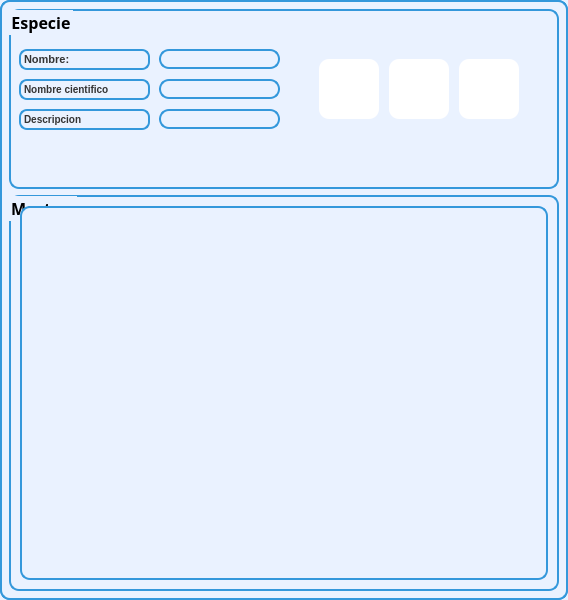
<?xml version="1.0" encoding="UTF-8"?>
<ui version="4.0">
 <class>EspecieScreen</class>
 <widget class="QMainWindow" name="EspecieScreen">
  <property name="geometry">
   <rect>
    <x>0</x>
    <y>0</y>
    <width>568</width>
    <height>600</height>
   </rect>
  </property>
  <property name="minimumSize">
   <size>
    <width>568</width>
    <height>600</height>
   </size>
  </property>
  <property name="maximumSize">
   <size>
    <width>568</width>
    <height>600</height>
   </size>
  </property>
  <property name="windowTitle">
   <string>Especie</string>
  </property>
  <property name="styleSheet">
   <string notr="true">border: 2px solid #3498db;
border-radius: 10px;

background-color: #eaf2ff;</string>
  </property>
  <widget class="QWidget" name="centralwidget">
   <layout class="QVBoxLayout" name="verticalLayout">
    <item>
     <widget class="QGroupBox" name="groupBox">
      <property name="minimumSize">
       <size>
        <width>550</width>
        <height>180</height>
       </size>
      </property>
      <property name="maximumSize">
       <size>
        <width>551</width>
        <height>180</height>
       </size>
      </property>
      <property name="font">
       <font>
        <family>Arial Black</family>
        <pointsize>12</pointsize>
        <weight>75</weight>
        <bold>true</bold>
       </font>
      </property>
      <property name="styleSheet">
       <string notr="true">background-color:#eaf2ff;</string>
      </property>
      <property name="title">
       <string>Especie</string>
      </property>
      <widget class="QLabel" name="label">
       <property name="geometry">
        <rect>
         <x>10</x>
         <y>40</y>
         <width>131</width>
         <height>21</height>
        </rect>
       </property>
       <property name="styleSheet">
        <string notr="true">background-color: #eaf2ff;
border: 2px solid #3498db;
border-radius: 8px;
color: #333333;
font-size: 11px;
font-weight: bold;
text-align: center;</string>
       </property>
       <property name="text">
        <string>Nombre:</string>
       </property>
      </widget>
      <widget class="QLineEdit" name="line_nombre">
       <property name="geometry">
        <rect>
         <x>150</x>
         <y>40</y>
         <width>121</width>
         <height>20</height>
        </rect>
       </property>
      </widget>
      <widget class="QLabel" name="label_2">
       <property name="geometry">
        <rect>
         <x>10</x>
         <y>70</y>
         <width>131</width>
         <height>21</height>
        </rect>
       </property>
       <property name="styleSheet">
        <string notr="true">background-color: #eaf2ff;
border: 2px solid #3498db;
border-radius: 8px;
color: #333333;
font-size: 10px;
font-weight: bold;
text-align: center;</string>
       </property>
       <property name="text">
        <string>Nombre cientifico</string>
       </property>
       <property name="textFormat">
        <enum>Qt::AutoText</enum>
       </property>
      </widget>
      <widget class="QLineEdit" name="line_nombreCientifico">
       <property name="geometry">
        <rect>
         <x>150</x>
         <y>70</y>
         <width>121</width>
         <height>20</height>
        </rect>
       </property>
      </widget>
      <widget class="QLabel" name="label_3">
       <property name="geometry">
        <rect>
         <x>10</x>
         <y>100</y>
         <width>131</width>
         <height>21</height>
        </rect>
       </property>
       <property name="styleSheet">
        <string notr="true">background-color: #eaf2ff;
border: 2px solid #3498db;
border-radius: 8px;
color: #333333;
font-size: 10px;
font-weight: bold;
text-align: center;</string>
       </property>
       <property name="text">
        <string>Descripcion</string>
       </property>
      </widget>
      <widget class="QLineEdit" name="line_descripcion">
       <property name="geometry">
        <rect>
         <x>150</x>
         <y>100</y>
         <width>121</width>
         <height>20</height>
        </rect>
       </property>
      </widget>
      <widget class="QPushButton" name="btn_agregar">
       <property name="geometry">
        <rect>
         <x>310</x>
         <y>50</y>
         <width>60</width>
         <height>60</height>
        </rect>
       </property>
       <property name="minimumSize">
        <size>
         <width>55</width>
         <height>55</height>
        </size>
       </property>
       <property name="maximumSize">
        <size>
         <width>60</width>
         <height>60</height>
        </size>
       </property>
       <property name="layoutDirection">
        <enum>Qt::RightToLeft</enum>
       </property>
       <property name="styleSheet">
        <string notr="true">QPushButton{
background-color: white;
border: none;
}

QPushButton:hover{
background-color: black;
border-top-left-radius: 20px;
border-bottom-left-radius: 20px;
color: rgb(0, 0, 0);
}</string>
       </property>
       <property name="text">
        <string/>
       </property>
       <property name="icon">
        <iconset>
         <normaloff>../../../Images/Botones Interfaz/agregar.png</normaloff>../../../Images/Botones Interfaz/agregar.png</iconset>
       </property>
       <property name="iconSize">
        <size>
         <width>50</width>
         <height>50</height>
        </size>
       </property>
      </widget>
      <widget class="QPushButton" name="btn_editar">
       <property name="geometry">
        <rect>
         <x>380</x>
         <y>50</y>
         <width>60</width>
         <height>60</height>
        </rect>
       </property>
       <property name="minimumSize">
        <size>
         <width>55</width>
         <height>55</height>
        </size>
       </property>
       <property name="maximumSize">
        <size>
         <width>60</width>
         <height>60</height>
        </size>
       </property>
       <property name="layoutDirection">
        <enum>Qt::RightToLeft</enum>
       </property>
       <property name="styleSheet">
        <string notr="true">QPushButton{
background-color: white;
border: none;
}

QPushButton:hover{
background-color: black;
border-top-left-radius: 20px;
border-bottom-left-radius: 20px;
color: rgb(0, 0, 0);
}</string>
       </property>
       <property name="text">
        <string/>
       </property>
       <property name="icon">
        <iconset>
         <normaloff>../../../Images/Botones Interfaz/editar.png</normaloff>../../../Images/Botones Interfaz/editar.png</iconset>
       </property>
       <property name="iconSize">
        <size>
         <width>50</width>
         <height>50</height>
        </size>
       </property>
      </widget>
      <widget class="QPushButton" name="btn_borrar">
       <property name="geometry">
        <rect>
         <x>450</x>
         <y>50</y>
         <width>60</width>
         <height>60</height>
        </rect>
       </property>
       <property name="minimumSize">
        <size>
         <width>55</width>
         <height>55</height>
        </size>
       </property>
       <property name="maximumSize">
        <size>
         <width>60</width>
         <height>60</height>
        </size>
       </property>
       <property name="layoutDirection">
        <enum>Qt::RightToLeft</enum>
       </property>
       <property name="styleSheet">
        <string notr="true">QPushButton{
background-color: white;
border: none;
}

QPushButton:hover{
background-color: black;
border-top-left-radius: 20px;
border-bottom-left-radius: 20px;
color: rgb(0, 0, 0);
}</string>
       </property>
       <property name="text">
        <string/>
       </property>
       <property name="icon">
        <iconset>
         <normaloff>../../../Images/Botones Interfaz/borrar.png</normaloff>../../../Images/Botones Interfaz/borrar.png</iconset>
       </property>
       <property name="iconSize">
        <size>
         <width>50</width>
         <height>50</height>
        </size>
       </property>
      </widget>
     </widget>
    </item>
    <item>
     <widget class="QGroupBox" name="groupBox_2">
      <property name="font">
       <font>
        <family>Arial Black</family>
        <pointsize>12</pointsize>
        <weight>75</weight>
        <bold>true</bold>
       </font>
      </property>
      <property name="styleSheet">
       <string notr="true">background-color: #eaf2ff;
padding: 12px;
</string>
      </property>
      <property name="title">
       <string>Mostrar</string>
      </property>
      <layout class="QHBoxLayout" name="horizontalLayout">
       <item>
        <widget class="QTableWidget" name="table_especie"/>
       </item>
      </layout>
     </widget>
    </item>
   </layout>
  </widget>
 </widget>
 <resources/>
 <connections/>
</ui>
